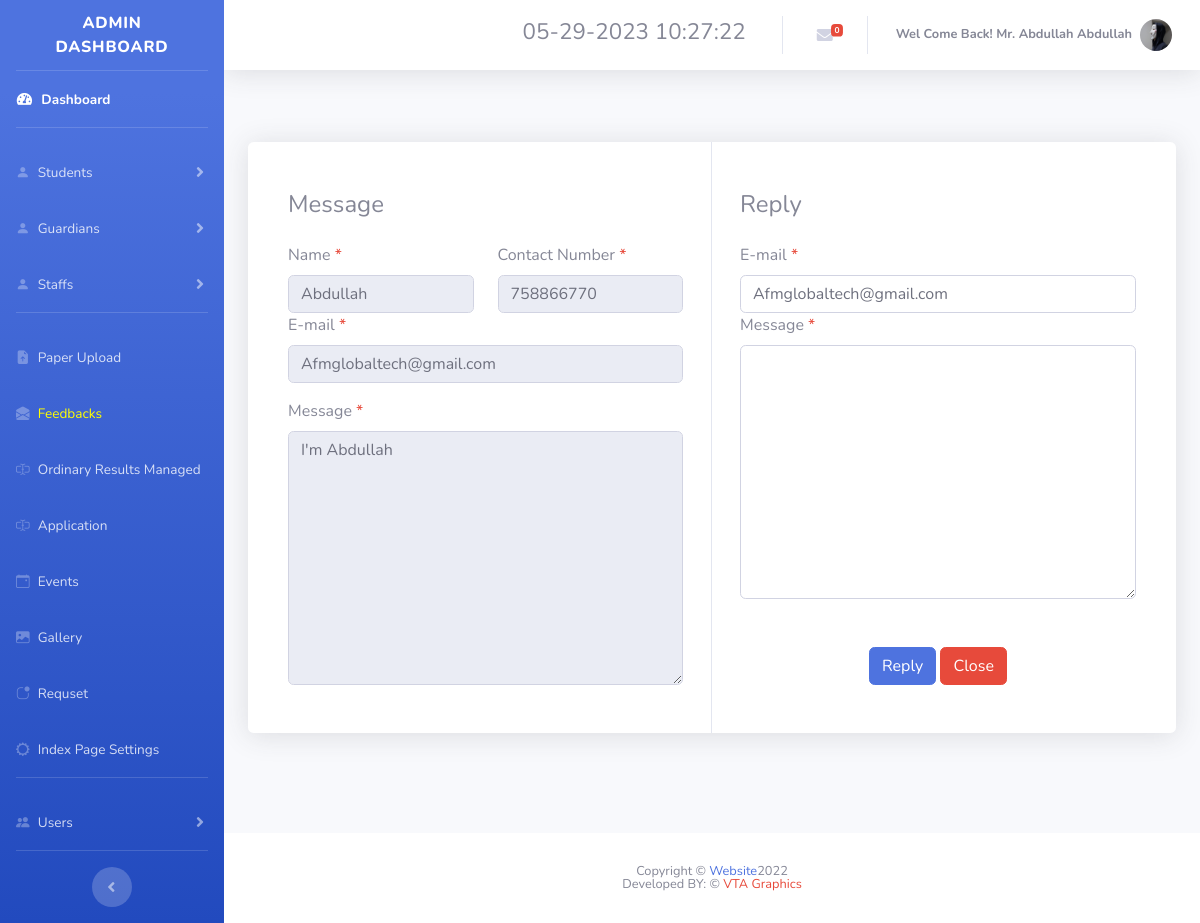
The page /hilurians2/message_replay.php?id=84 (signed in) on the database its author committed.
### tables this page shows
CREATE TABLE `user` (
  `ID` int(11) NOT NULL,
  `First_Name` varchar(20) NOT NULL,
  `Last_Name` varchar(20) NOT NULL,
  `dob` date NOT NULL,
  `Gender` varchar(6) NOT NULL,
  `email` varchar(35) NOT NULL,
  `phone` varchar(10) NOT NULL,
  `username` varchar(15) NOT NULL,
  `password` text NOT NULL,
  `usertype` varchar(30) NOT NULL,
  `created_time` datetime NOT NULL DEFAULT current_timestamp(),
  `index_or_staff` varchar(5) NOT NULL,
  `NIC` varchar(12) NOT NULL,
  `image` text NOT NULL,
  `u_status` int(1) NOT NULL
);

CREATE TABLE `messages` (
  `id` int(11) NOT NULL,
  `FullName` varchar(30) NOT NULL,
  `Email` varchar(30) NOT NULL,
  `PhoneNumber` varchar(13) NOT NULL,
  `Message` text NOT NULL,
  `read_status` int(1) NOT NULL
);

### hilurians2/message_replay.php (the view, shortened to what this page needs)
<?php
    include 'connection.php';
?>
<!DOCTYPE html>
<html lang="en">
<head>
    <link href="vendor/fontawesome-free/css/all.min.css" rel="stylesheet" type="text/css">
    <link href="css/sb-admin-2.min.css" rel="stylesheet">
    <link rel="stylesheet" href="https://cdn.jsdelivr.net/npm/bootstrap-icons@1.10.2/font/bootstrap-icons.css">
    <link rel="stylesheet" href="https://cdnjs.cloudflare.com/ajax/libs/normalize/5.0.0/normalize.min.css">
    <link rel="stylesheet" href="css/stylesearch.css">
</head>
<body id="page-top">
    <link rel="stylesheet" href="https://use.fontawesome.com/releases/v5.1.0/css/all.css">
    <div id="wrapper">
        <ul class="navbar-nav bg-gradient-primary sidebar sidebar-dark accordion" id="accordionSidebar">
            <a class="sidebar-brand d-flex align-items-center justify-content-center" href="index.php">
                <div class="sidebar-brand-text mx-3">Admin Dashboard <sup></sup></div>
            </a>
            <hr class="sidebar-divider my-0">
            <li class="nav-item active">
                <a class="nav-link" href="admin.php">
                    <i class="fas fa-fw fa-tachometer-alt"></i>
                    <span>Dashboard</span></a>
            </li>
            <hr class="sidebar-divider">
            <li class="nav-item">
                <a class="nav-link collapsed" href="#" data-toggle="collapse" data-target="#students"
                    aria-expanded="true" aria-controls="collapseTwo">
                    <i class="bi bi-person-fill"></i>
                    <span>Students</span>
                </a>
            </li>
            <li class="nav-item">
                <a class="nav-link collapsed" href="#" data-toggle="collapse" data-target="#guardians"
                    aria-expanded="true" aria-controls="collapseTwo">
                    <i class="bi bi-person-fill"></i>
                    <span>Guardians</span>
                </a>
            </li>
            <li class="nav-item">
                <a class="nav-link collapsed" href="#" data-toggle="collapse" data-target="#staff"
                    aria-expanded="true" aria-controls="collapseUtilities">
                    <i class="bi bi-person-fill"></i>
                    <span>Staffs</span>
                </a>
            </li>
            <hr class="sidebar-divider">
             <li class="nav-item">
                <a class="nav-link" href="pastpapers.php">
                <i class="bi bi-file-earmark-arrow-up-fill"></i>
                    <span>Paper Upload</span>
                </a>
            </li>
            <li class="nav-item">
                <a class="nav-link" href="message.php">
                <i class="bi bi-envelope-open-fill"></i>
                    <span style="color:Yellow;">Feedbacks</span>
                </a>
            </li>
            <li class="nav-item">
                <a class="nav-link" href="results.php">
                <i class="bi bi-input-cursor-text"></i>
                    <span>Ordinary Results Managed</span>
                </a>
            </li>
            <li class="nav-item">
                <a class="nav-link" href="application.php">
                <i class="bi bi-input-cursor-text"></i>
                    <span>Application</span>
                </a>
            </li>
            <li class="nav-item">
                <a class="nav-link" href="events.php">
                    <i class="bi bi-calendar-event"></i>
                    <span>Events</span></a>
            </li>
            <li class="nav-item">
                <a class="nav-link" href="gallery.php">
                    <i class="bi bi-image-fill"></i>
                    <span>Gallery</span></a>
            </li>
            <li class="nav-item">
                <a class="nav-link" href="request.php">
                    <i class="bi bi-app-indicator"></i>
                    <span>Requset</span></a>
            </li>
            <li class="nav-item">
                <a class="nav-link" href="index_page.php">
                    <i class="bi bi-gear-wide"></i>
                    <span>Index Page Settings</span></a>
            </li>
            <hr class="sidebar-divider d-none d-md-block">
            <li class="nav-item">
                <a class="nav-link collapsed" href="#" data-toggle="collapse" data-target="#user"
                    aria-expanded="true" aria-controls="collapseUtilities">
                    <i class="bi bi-people-fill"></i>
                    <span>Users</span>
                </a>
            </li>
            <hr class="sidebar-divider d-none d-md-block">
            <div class="text-center d-none d-md-inline">
                <button class="rounded-circle border-0" id="sidebarToggle"></button>
            </div>
        </ul>
        <div id="content-wrapper" class="d-flex flex-column">
            <div id="content">
                <nav class="navbar navbar-expand navbar-light bg-white topbar mb-4 static-top shadow">
                    <ul class="navbar-nav ml-auto">
                        <li class="nav-item dropdown no-arrow">
                            <a class="nav-link" href="#" role="button">
                                <h3><span class="mr-2 d-none d-lg-inline text-gray-600 small" id="date-time"></span></h3>
                            </a>
                        </li>
<?php
        $sql1="SELECT * FROM messages WHERE read_status=0;";
        $exe1=mysqli_query($con,$sql1);
        $count=mysqli_num_rows($exe1);
    ?>
                        <li class="nav-item dropdown no-arrow mx-1">
                            <a class="nav-link dropdown-toggle" href="#" id="messagesDropdown" role="button"
                                data-toggle="dropdown" aria-haspopup="true" aria-expanded="false">
                                <i class="fas fa-envelope fa-fw"></i>
                                <span class="badge badge-danger badge-counter"><?php echo $count ?></span>
                            </a>
                        </li>
                        <li class="nav-item dropdown no-arrow">
                            <a class="nav-link dropdown-toggle" href="#" id="userDropdown" role="button"
                                data-toggle="dropdown" aria-haspopup="true" aria-expanded="false">
                                <span class="mr-2 d-none d-lg-inline text-gray-600 small">
                                    <b>
                                    <?php
                                        $sql="SELECT * FROM user WHERE username='".$_SESSION["username"]."'";
                                        $exe=mysqli_query($con,$sql);
                                        $row=mysqli_fetch_array($exe);
                                            $fname=$row['First_Name'];
                                            $lname=$row['Last_Name'];
                                            $gender=$row['Gender'];
                                        if ($gender == "Male")
                                        {
                                            echo "Wel Come Back! Mr.  ".$fname." ".$lname;
                                        }
                                        else
                                        {
                                            echo "Wel Come Back! Ms.  ".$fname." ".$lname;
                                        }
                                    ?>
                                    </b>
                                </span>
                                <img class="img-profile rounded-circle"
                                    src="img/<?php echo $row['image']; ?>">
                            </a>
                        </li>
                    </ul>
                </nav>
                <div class="container-fluid">
<?php
    $id=$_GET['id'];
    $sql="SELECT * FROM messages WHERE id='$id';";
    $exe=mysqli_query($con,$sql);
    $row=mysqli_fetch_array($exe);
        $name=$row['FullName'];
        $msg=$row['Message'];
        $phone=$row['PhoneNumber'];
        $email=$row['Email'];
?>
<div class="container rounded bg-white mt-5 mb-5 shadow">
    <div class="row">
        <div class="col-md-6 border-right">
            <div class="p-3 py-5">
                <div class="d-flex justify-content-between align-items-center mb-3">
                    <h4 class="text-right">Message</h4>
                </div>
                <form method="post" enctype="multipart/form-data">
                    <div class="row mt-2">
                        <div class="col-md-6"><label class="labels">Name <span class="text-danger">*</span></label><input type="text" name="firstnm" class="form-control" disabled value="<?php echo $name; ?>" required="require" autocomplete="off"></div>
                        <div class="col-md-6"><label class="labels">Contact Number <span class="text-danger">*</span></label><input type="tel" name="phone" class="form-control" disabled value="<?php echo $phone; ?>" required="require" autocomplete="off"></div>
                        <div class="col-md-12"><label class="labels">E-mail <span class="text-danger">*</span></label><input type="email" name="email" class="form-control" disabled value="<?php echo $email; ?>" required="require" autocomplete="off"></div>
                    </div>
                    <div class="row mt-3">
                        <div class="col-md-12"><label class="labels">Message <span class="text-danger">*</span></label><textarea name="" id="" class="form-control" cols="30" rows="10" disabled><?php echo $msg; ?></textarea></div>
                    </div>
                </form>
            </div>
        </div>
        <div class="col-md-6">
            <div class="p-3 py-5">
                <form method="post" action="message_mail.php">
                <div class="d-flex justify-content-between align-items-center mb-3">
                    <h4 class="text-right">Reply</h4>
                </div>
                    <div class="row mt-3">
                        <div class="col-md-12"><label class="labels">E-mail <span class="text-danger">*</span></label><input type="email" name="mail" class="form-control"  value="<?php echo $email; ?>" required="require" autocomplete="off"></div>
                        <div class="col-md-12"><label class="labels">Message <span class="text-danger">*</span></label><textarea name="msg" id="" class="form-control" cols="30" rows="10" ><?php ?></textarea></div>
                    </div>
                    <div class="mt-5 text-center"><button class="btn btn-primary profile-button" type="submit" name="replay">Reply</button> <a href="message.php" class="btn btn-danger profile-button">Close</a></div>
                </form>
            </div>
        </div>
    </div>
</div>
</div>
</div>
    <footer class="sticky-footer bg-white" style="bottom: 0;width: 100%;">
        <div class="container my-auto" align="center">
            <div class="copyright text-center my-auto">
                <span>Copyright &copy; <span class="text-primary">Website</span>2022</span>
                <br>
                <span>Developed BY: &copy; <span class="text-danger">VTA Graphics</span></span>
            </div>
        </div>
    </footer>
    </div>
    </div>
</body>
</html>

### hilurians2/css/stylesearch.css (style rules this page uses)
body { background: #7D26CD; }

### rows shown on the page
user: First_Name "Abdullah", Last_Name "Abdullah", image (picture)
messages: firstnm "Abdullah", phone "758866770", email "Afmglobaltech@gmail.com", Message "I'm Abdullah", mail "Afmglobaltech@gmail.com"

### other values the page prints
$count "0"
